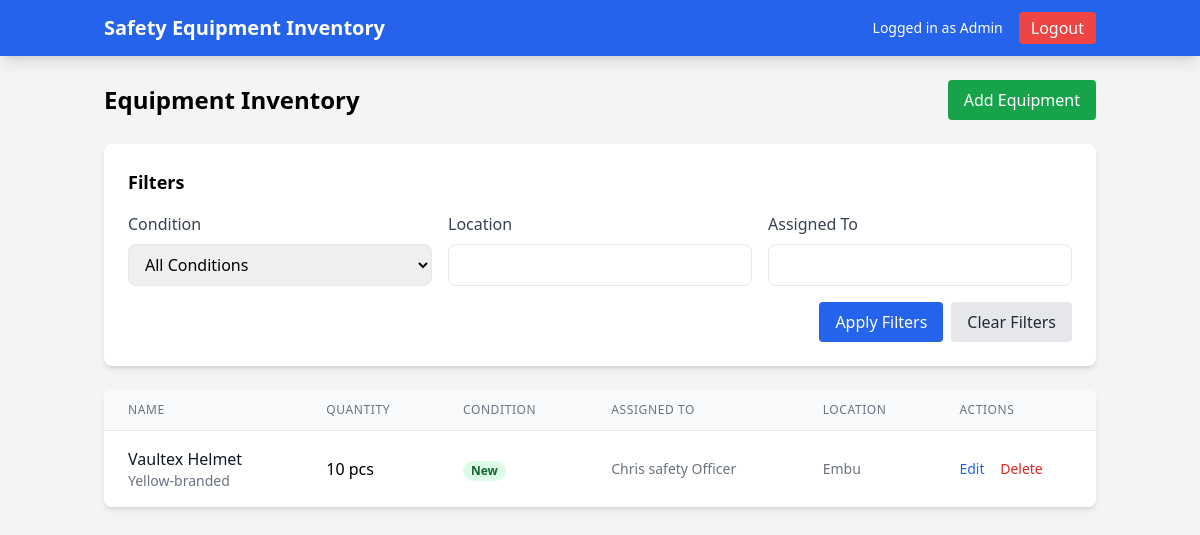
The app's page /equipment (signed in) with its own data.
### models.py (models this page shows, shortened)
class Equipment(db.Model):
    id = db.Column(db.Integer, primary_key=True)
    name = db.Column(db.String(100), nullable=False)
    description = db.Column(db.Text)
    quantity = db.Column(db.Integer, nullable=False)
    unit = db.Column(db.String(20), nullable=False)  # pcs, sets, pairs, etc.
    condition = db.Column(db.String(20), nullable=False)  # New, Good, Worn, Needs Repair, Damaged
    assigned_to = db.Column(db.String(100))
    location = db.Column(db.String(100))
    date_issued = db.Column(db.Date)
    last_inspected = db.Column(db.Date)
    remarks = db.Column(db.Text)

### app.py (the view)
@app.route('/equipment')
@login_required
def equipment_list():
    condition_filter = request.args.get('condition')
    location_filter = request.args.get('location')
    assigned_filter = request.args.get('assigned_to')
    query = Equipment.query
    if condition_filter:
        query = query.filter_by(condition=condition_filter)
    if location_filter:
        query = query.filter(Equipment.location.contains(location_filter))
    if assigned_filter:
        query = query.filter(Equipment.assigned_to.contains(assigned_filter))
    equipment = query.order_by(Equipment.name).all()
    return render_template('equipment/list.html', equipment=equipment)

### app.py (called while the page is built)
def login_required(f):
    @wraps(f)  # ✅ this line is the fix
    def decorated_function(*args, **kwargs):
        if 'user_id' not in session:
            flash('Please log in to access this page.', 'danger')
            return redirect(url_for('login'))
        return f(*args, **kwargs)
    return decorated_function

### templates/equipment/list.html (shortened to what this page needs)
{% extends "base.html" %}
{% block content %}
<div class="mb-6 flex justify-between items-center">
    <h1 class="text-2xl font-bold">Equipment Inventory</h1>
    <a href="{{ url_for('add_equipment') }}" class="px-4 py-2 bg-green-600 text-white rounded hover:bg-green-700">
        Add Equipment
    </a>
</div>
<div class="bg-white p-6 rounded-lg shadow-md mb-6">
    <h2 class="text-lg font-semibold mb-4">Filters</h2>
    <form method="GET" class="grid grid-cols-1 md:grid-cols-3 gap-4">
        <div>
            <label for="condition" class="block text-gray-700 mb-2">Condition</label>
            <select id="condition" name="condition" class="w-full px-3 py-2 border rounded-lg">
                <option value="">All Conditions</option>
            </select>
        </div>
        <div>
            <label for="location" class="block text-gray-700 mb-2">Location</label>
            <input type="text" id="location" name="location" value="{{ request.args.get('location', '') }}"
                   class="w-full px-3 py-2 border rounded-lg">
        </div>
        <div>
            <label for="assigned_to" class="block text-gray-700 mb-2">Assigned To</label>
            <input type="text" id="assigned_to" name="assigned_to" value="{{ request.args.get('assigned_to', '') }}"
                   class="w-full px-3 py-2 border rounded-lg">
        </div>
        <div class="md:col-span-3 flex justify-end space-x-2">
            <button type="submit" class="px-4 py-2 bg-blue-600 text-white rounded hover:bg-blue-700">
                Apply Filters
            </button>
            <a href="{{ url_for('equipment_list') }}" class="px-4 py-2 bg-gray-200 text-gray-800 rounded hover:bg-gray-300">
                Clear Filters
            </a>
        </div>
    </form>
</div>
<div class="bg-white rounded-lg shadow-md overflow-hidden">
    <div class="overflow-x-auto">
        <table class="min-w-full divide-y divide-gray-200">
            <thead class="bg-gray-50">
                <tr>
                    <th class="px-6 py-3 text-left text-xs font-medium text-gray-500 uppercase tracking-wider">Name</th>
                    <th class="px-6 py-3 text-left text-xs font-medium text-gray-500 uppercase tracking-wider">Quantity</th>
                    <th class="px-6 py-3 text-left text-xs font-medium text-gray-500 uppercase tracking-wider">Condition</th>
                    <th class="px-6 py-3 text-left text-xs font-medium text-gray-500 uppercase tracking-wider">Assigned To</th>
                    <th class="px-6 py-3 text-left text-xs font-medium text-gray-500 uppercase tracking-wider">Location</th>
                    <th class="px-6 py-3 text-left text-xs font-medium text-gray-500 uppercase tracking-wider">Actions</th>
                </tr>
            </thead>
            <tbody class="bg-white divide-y divide-gray-200">
                {% for item in equipment %}
                <tr>
                    <td class="px-6 py-4 whitespace-nowrap">
                        <div class="font-medium text-gray-900">{{ item.name }}</div>
                        <div class="text-sm text-gray-500">{{ item.description|truncate(30) }}</div>
                    </td>
                    <td class="px-6 py-4 whitespace-nowrap">
                        {{ item.quantity }} {{ item.unit }}
                    </td>
                    <td class="px-6 py-4 whitespace-nowrap">
                        <span class="px-2 inline-flex text-xs leading-5 font-semibold rounded-full
                            {% if item.condition == 'New' %}bg-green-100 text-green-800
                            {% elif item.condition == 'Good' %}bg-blue-100 text-blue-800
                            {% elif item.condition == 'Worn' %}bg-yellow-100 text-yellow-800
                            {% elif item.condition == 'Needs Repair' %}bg-orange-100 text-orange-800
                            {% else %}bg-red-100 text-red-800{% endif %}">
                            {{ item.condition }}
                        </span>
                    </td>
                    <td class="px-6 py-4 whitespace-nowrap text-sm text-gray-500">
                        {{ item.assigned_to or 'Not assigned' }}
                    </td>
                    <td class="px-6 py-4 whitespace-nowrap text-sm text-gray-500">
                        {{ item.location or '-' }}
                    </td>
                    <td class="px-6 py-4 whitespace-nowrap text-sm font-medium">
                        <a href="{{ url_for('edit_equipment', id=item.id) }}" class="text-blue-600 hover:text-blue-900 mr-3">Edit</a>
                        <form action="{{ url_for('delete_equipment', id=item.id) }}" method="POST" class="inline">
                            <button type="submit" class="text-red-600 hover:text-red-900" onclick="return confirm('Are you sure you want to delete this item?')">Delete</button>
                        </form>
                    </td>
                </tr>
                {% else %}
                <tr>
                    <td colspan="6" class="px-6 py-4 text-center text-gray-500">No equipment found</td>
                </tr>
                {% endfor %}
            </tbody>
        </table>
    </div>
</div>
{% endblock %}

### templates/base.html (shortened to what this page needs)
<!DOCTYPE html>
<html lang="en">
<head>
    <script src="https://cdn.tailwindcss.com"></script>
    <link rel="stylesheet" href="https://cdnjs.cloudflare.com/ajax/libs/font-awesome/6.0.0/css/all.min.css">
</head>
<body class="bg-gray-100">
    <nav class="bg-blue-600 text-white shadow-lg">
        <div class="container mx-auto px-4 py-3 flex justify-between items-center">
            <a href="{{ url_for('dashboard') }}" class="text-xl font-bold">Safety Equipment Inventory</a>
            <div class="flex items-center space-x-4">
                {% if 'user_id' in session %}
                    <span class="text-sm">Logged in as {{ session.get('email', 'Admin') }}</span>
                    <a href="{{ url_for('logout') }}" class="px-3 py-1 bg-red-500 hover:bg-red-600 rounded">Logout</a>
                {% else %}
                    <a href="{{ url_for('login') }}" class="px-3 py-1 bg-green-500 hover:bg-green-600 rounded">Login</a>
                {% endif %}
            </div>
        </div>
    </nav>
    <div class="container mx-auto px-4 py-6">
        {% block content %}{% endblock %}
    </div>
</body>
</html>

### records on screen
Equipment: name "Vaultex Helmet", description "Yellow-branded", quantity "10", unit "pcs", condition "New", assigned_to "Chris safety Officer", location "Embu"

### other values on screen
{{ session.get('email', 'Admin') }} "Admin"
